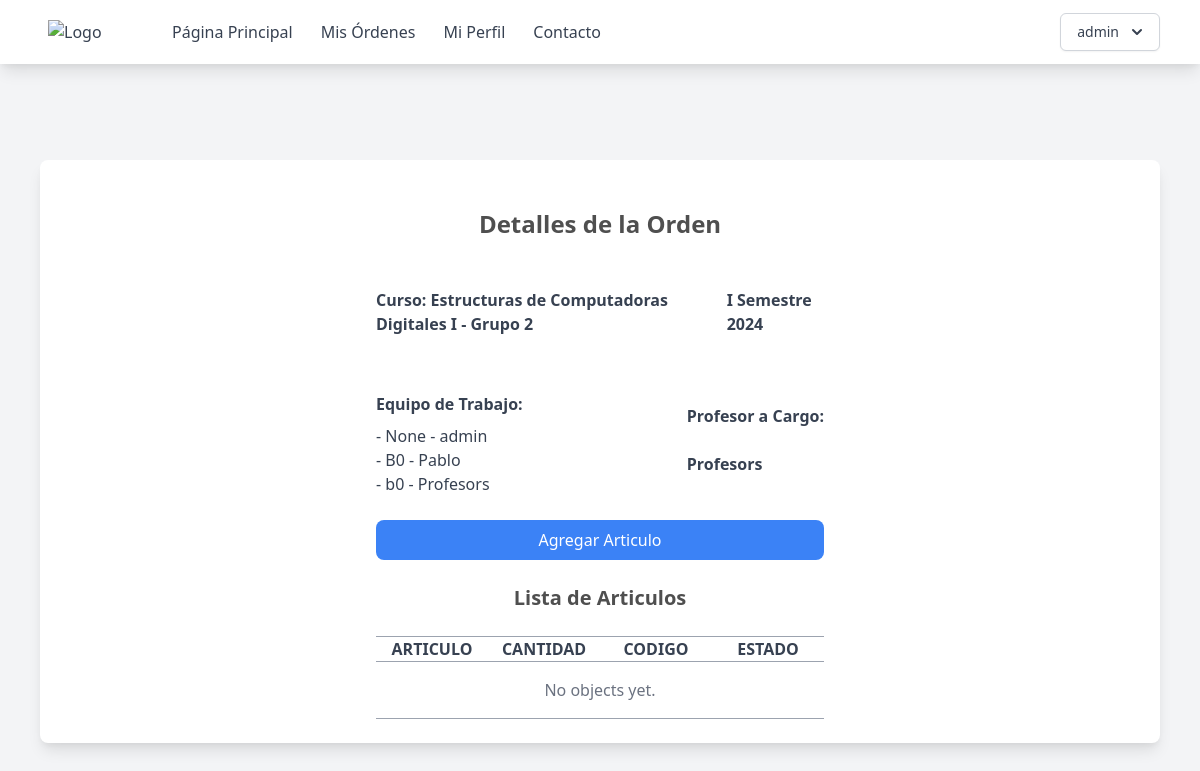
Page /orden/4 (signed in) on the earlier database version.
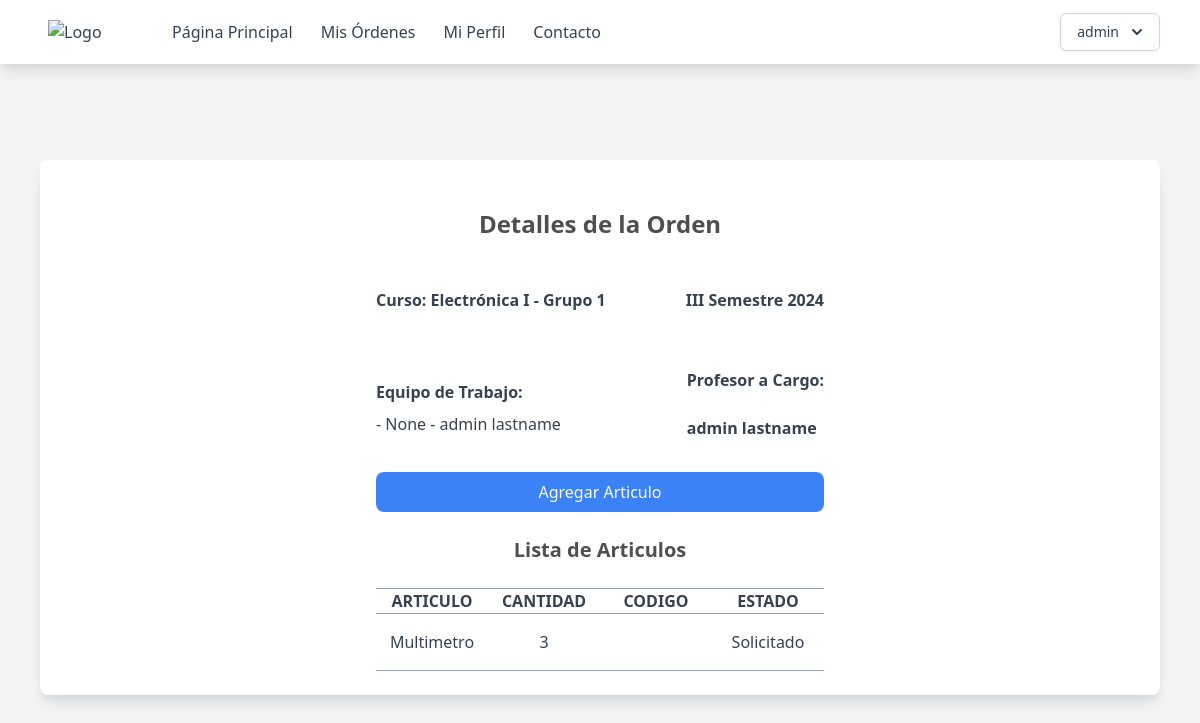
Same page on the later database version.
### supply_room/models.py (models this page shows, shortened)
class Users(AbstractUser):
    name = models.CharField(max_length=200)
    email = models.EmailField(unique=True)
    role = models.CharField(max_length=200, choices=ROLE_CHOICES, default="student")
    student_id = models.CharField(max_length=200, null=True)
    username = models.CharField(max_length=50, null=True)
    groups = models.ManyToManyField(
        "ClassGroups", related_name="group_student", blank=True
    )
    orders = models.ManyToManyField("Order", related_name="order_student", blank=True)
    objects = CustomUserManager()
    USERNAME_FIELD = "email"
    REQUIRED_FIELDS = ["name", "role"]

class Order(models.Model):
    group = models.ForeignKey(
        ClassGroups, related_name="order_group", on_delete=models.CASCADE, verbose_name='Grupo'
    )
    student = models.ManyToManyField(
        Users, related_name="Order_student", through=Users.orders.through, blank=True, verbose_name='Estudiantes'
    )

class ClassGroups(models.Model):
    number = models.PositiveIntegerField(verbose_name='Numero de Curso:')
    year = models.PositiveIntegerField(verbose_name='Año', default=2024)
    term = models.CharField(
        max_length=3, choices=TERM_CHOICES, default="I", verbose_name='Semestre'
    )
    professor = models.ForeignKey(
        Users, related_name="group_professor", on_delete=models.PROTECT, verbose_name='Profesor'
    )
    class_id = models.ForeignKey(Class, on_delete=models.CASCADE, verbose_name='Clase')
    student = models.ManyToManyField(
        Users, related_name="group_student", through=Users.groups.through, blank=True, verbose_name='Estudiantes'
    )
    @property
    def semester(self):
        return f"{self.term} Semestre {str(self.year)}"

class Class(models.Model):
    name = models.CharField(max_length=200)
    code = models.CharField(max_length=200)

class ItemOrder(models.Model):
    status = models.CharField(
        max_length=20, choices=STATUS_CHOICES, default="Solicitado", verbose_name='Estado'
    )
    quantity = models.PositiveIntegerField(validators=[MinValueValidator(1)], verbose_name='Cantidad')
    code = models.CharField(max_length=200, blank=True, verbose_name='Codigo')
    order = models.ForeignKey(Order, on_delete=models.RESTRICT, verbose_name='Orden')
    item = models.ForeignKey(Item, on_delete=models.RESTRICT, verbose_name='Articulo')

class Item(models.Model):
    name = models.CharField(max_length=200)

### supply_room/views.py (the view)
class OrderDetails(View):
    def get(self, request, *args, **kwargs):
        order = get_object_or_404(Order, pk=kwargs["pk"])
        items = ItemOrder.objects.filter(order=order)
        return render(
            request,
            "page/orden.html",
            {"order": order, "items": items},
        )

### templates/page/orden.html (shortened to what this page needs)
{% extends "base.html" %} {% block content %}
<div class="max-w-6xl mx-auto px-4 py-8 mt-16">
    <div class="bg-white rounded-lg p-6 shadow-lg backdrop-blur-xl">
        <div class="max-w-md mx-auto space-y-6">
            <h2 class="text-2xl font-bold mb-6 text-center">Detalles de la Orden</h2>
            <div class="flex justify-between items-center  ">
                <div class="block text-gray-700 text-l font-bold mb-2 space-y-4 my-6">Curso: {{ order.group.class_id.name}} - Grupo {{ order.group.number}}</div>
                <div class="block text-gray-700 text-l font-bold mb-2 space-y-4 my-6">{{ order.group.semester}}</div>
            </div>
            <div class="flex justify-between items-center  ">
                <div>
                    <div class="block text-gray-700 text-l font-bold mb-2 space-y-4 my-6">Equipo de Trabajo:</div>
                    <ul>
                        {% for member in order.student.all %}
                        <li  class="text-gray-700"> -   {{ member.student_id }} - {{ member.name }}</li>
                        {% endfor %}
                    </ul>
                </div>
                <div>
                     <div class="block text-gray-700 text-l font-bold mb-2 space-y-4 my-6">Profesor a Cargo:</div>
                     <div class="block text-gray-700 text-l font-bold mb-2 space-y-4 my-6">{{ order.group.professor.name}}</div>
                </div>
            </div>
            <a href="{% url 'orden-articulo' pk=order.id %}" class="mt-8 flex justify-center py-2 px-4 bg-blue-500 text-white rounded-lg hover:bg-blue-400 focus:outline-none focus:ring-2 focus:ring-blue-300">Agregar Articulo</a>
            <h3 class="text-xl font-bold mb-6 text-center">Lista de Articulos</h3>
             <ul class="divide-y divide-gray-400">
                 <div class="flex justify-between items-center">
                        <span class="text-gray-700 w-1/4 text-center font-bold">ARTICULO</span>
                        <span class="text-gray-700 w-1/4 text-center font-bold">CANTIDAD</span>
                        <span class="text-gray-700 w-1/4 text-center font-bold">CODIGO</span>
                        <span class="text-gray-700 w-1/4 text-center font-bold">ESTADO</span>
                 </div>
                {% for object in items %}
                <li class="py-4">
                    <div class="flex justify-between items-center">
                        <span class="text-gray-700 w-1/4 text-center">{{ object.item.name }}</span>
                        <span class="text-gray-700 w-1/4 text-center">{{ object.quantity }}</span>
                        <span class="text-gray-700 w-1/4 text-center">{{ object.status }}</span>
                    </div>
                </li>
                {% empty %}
                <li class="py-4 text-center text-gray-500">No objects yet.</li>
                {% endfor %}
                 <li></li>
            </ul>
        </div>
    </div>
</div>
{% endblock %}

### templates/base.html (shortened to what this page needs)
{% load static %}
<!DOCTYPE html>
<html lang="en">
  <head>
    <link href="{% static 'output.css' %}" rel="stylesheet" />
    <link href="https://cdn.jsdelivr.net/npm/tailwindcss@2.2.19/dist/tailwind.min.css" rel="stylesheet">
  </head>
  <body class="bg-gray-100 h-full min-h-screen">
    <nav class="bg-white shadow-lg">
      <div class="max-w-6xl mx-auto px-4">
        <div class="flex justify-between">
          <div class="flex space-x-4">
            <div>
              <a href="{% url 'home' %}" class="flex items-center py-5 px-2 text-gray-700">
                <img src="https://eie.ucr.ac.cr/static/img/logos/EIE_v.png" alt="Logo" class="w-20 mr-2">
              </a>
            </div>
            <div class="hidden md:flex items-center space-x-1">
              <a href="{% url 'home' %}" class="py-5 px-3 text-gray-700 hover:text-gray-900">Página Principal</a>
              <a href="{% url 'mis-ordenes' %}" class="py-5 px-3 text-gray-700 hover:text-gray-900">Mis Órdenes</a>
              <a href="{% url 'perfil' %}" class="py-5 px-3 text-gray-700 hover:text-gray-900">Mi Perfil</a>
              <a href="#" class="py-5 px-3 text-gray-700 hover:text-gray-900">Contacto</a>
            </div>
          </div>
          {% if user.is_authenticated %}
          <div class="hidden md:flex items-center space-x-1">
            <div class="relative inline-block text-left">
              <div>
                <button type="button" class="inline-flex justify-center w-full rounded-md border border-gray-300 shadow-sm px-4 py-2 bg-white text-sm font-medium text-gray-700 hover:bg-gray-50 focus:outline-none" id="menu-button" aria-expanded="true" aria-haspopup="true">
                  {{ user.username }}
                  <svg class="-mr-1 ml-2 h-5 w-5" xmlns="http://www.w3.org/2000/svg" viewBox="0 0 20 20" fill="currentColor" aria-hidden="true">
                    <path fill-rule="evenodd" d="M5.293 7.293a1 1 0 011.414 0L10 10.586l3.293-3.293a1 1 0 111.414 1.414l-4 4a1 1 0 01-1.414 0l-4-4a1 1 0 010-1.414z" clip-rule="evenodd" />
                  </svg>
                </button>
              </div>
            </div>
          </div>
          {% endif %}
        </div>
      </div>
    </nav>
    {% if user.is_authenticated %}
    <div class="pb-12 ">{% block content %} {% endblock %}</div>
    {% else %}
    <p>You are not logged in</p>
    <a href="{% url 'login' %}">Log In</a>
    {% endif %}
  </body>
</html>

Differences in the rows shown:
removed Users: student_id "B0", name "Pablo"
removed Users: student_id "b0", name "Profesors"
changed Users "None": name "admin" → "admin lastname"
changed Order: group.class_id.name "Estructuras de Computadoras Digitales I" → "Electrónica I"; group.number "2" → "1"; group.semester "I Semestre 2024" → "III Semestre 2024"; group.professor.name "Profesors" → "admin lastname"
added ItemOrder: item.name "Multimetro", quantity "3", status "Solicitado"
Other differences:
text no longer shown: "No objects yet."
